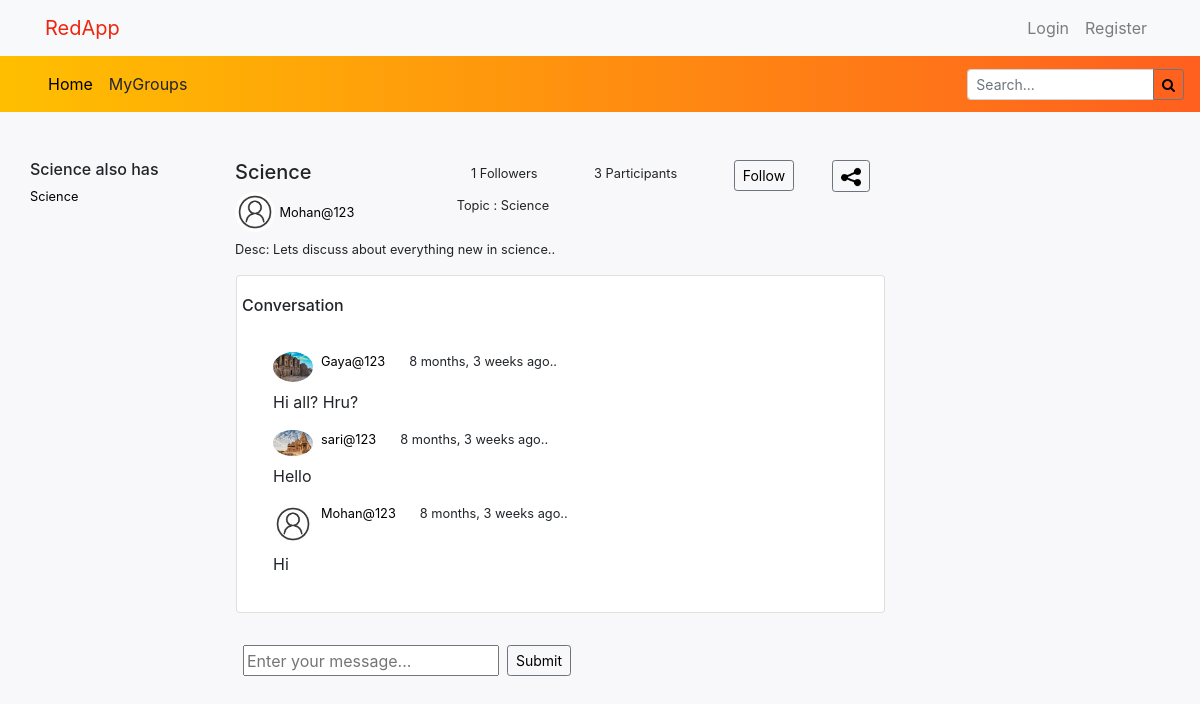
Page /room/3/ on the committed database.
### app/models.py (models this page shows, shortened)
class Rooms(models.Model):
    topic=models.ForeignKey(Topic, on_delete=models.SET_NULL,null=True)
    host=models.ForeignKey(User, on_delete=models.SET_NULL,null=True)
    title = models.CharField(max_length=100)
    desc = models.TextField(null=True,blank=True)
    participants=models.ManyToManyField(User,related_name='participants',blank=True)
    updated=models.DateTimeField(auto_now=True)
    created=models.DateTimeField(auto_now_add=True)
    class Meta:
        ordering = ['-updated', '-created']

class Topic(models.Model):
    title=models.CharField(max_length=100)
    def __str__(self):
        return self.title

class User(AbstractUser):
    profile_photo=models.ImageField(upload_to="app/files/propics",blank=True,null=True)
    Bio=models.TextField(max_length=100,null=True,blank=True)
    def __str__(self):
        return self.username

class Message(models.Model):
    user_name=models.ForeignKey(User,on_delete=models.CASCADE)
    room=models.ForeignKey(Rooms,on_delete=models.CASCADE)
    body=models.TextField()
    updated=models.DateTimeField(auto_now=True)
    created=models.DateTimeField(auto_now_add=True)

### app/views.py (the view, shortened to what this page needs)
# urls.py: path('room/<str:p>/',views.room,name='room'),
@cache_control(no_cache=True, must_revalidate=True, no_store=True)
def room(request,p):
    l=Rooms.objects.get(id=p)
    messages=Message.objects.filter(room=l).order_by('-created')
    r=Rooms.objects.filter(topic=l.topic)
    fol=False
    folow=par=gr=g=j=0
    d=1
    if request.user.is_authenticated:
        if Follower.objects.filter(follower=request.user,following=l).first():
            fol=True
        else:
            fol=False
    g=Follower.objects.filter(following=l)
    f=Follower.objects.filter(following=l)
    part=l.participants.all()
    f_count=f.count()
    m_count=messages.count()
    g1=groups(request)
    p_count=part.count()
    if l.desc=='':
        d=0
    context={'l':l,'m':messages,'d':d,'p':part,'f_count':f_count,'p_count':p_count,'fol':fol,'f':f,'par':par,'folow':folow,'r':r,'gr':gr,'g':g,'g1':g1}
    return render(request,'room.html',context)

### app/views.py (called while the page is built)
def groups(request):
    g=0
    if request.user.is_authenticated:
        g=Follower.objects.filter(follower=request.user)
    return g

### templates/room.html (shortened to what this page needs)
{% include 'base+bar.html'%}
{% load social_share %}
{%block context%}
    <div class="container">
      <div class="row gx-10 ">
        <div class="col-lg-2">
          <br><br>
          {%if gr is 1%}
          <div class="row">
            <h6>Groups following</h6>
          </div>
          {%if g is not NONE%}
            {%for g in g%}
            <div class="row">
            <small><a href="/room/{{g.following.id}}/">{{g.following.title}}</a></small>
            </div>
            <br>
            {%endfor%}
            {%endif%}
          {%else%}
          <div class="row">
            <h6>{{l.topic}} also has</h6>
          </div>
            {%if r is not NONE%}
            {%for r in r%}
            <div class="row">
            <small><a href="/room/{{r.id}}/">{{r.title}}</a></small>
            </div>
            <br>
            {%endfor%}
            {%endif%}
            {%endif%}
          </div>
        <div class="col-lg-7">
          <br><br>
          <div class="row">
          <div class="col-lg-4">
            <h5>{{l.title}}</h5>
          </div>
          <div class="col-lg-2 d-flex justify-content-end">
            <form method="post" action="" id="submit1">
            <div class="submit1 forward" style="cursor: pointer;"><small>{{f_count}} Followers</small></div>
         </form>
          </div>
          <div class="col-lg-3 d-flex justify-content-center">
            <form method="post" action="" id="submit2">
            <div class="submit2 forward" style="cursor: pointer;"><small>{{p_count}} Participants</small></div>
          </form>
          </div>
          <div class="col-lg-2">
            {%if fol is False%}
            <form method="post" action="/follow/">
              <input class="btn btn-sm btn-outline-secondary " style="color:black;" type="submit" value="Follow"/>
            </form>
            {%else%}
              <form method="post" action="/unfollow/">
              {%csrf_token %}
              <input type="hidden" value={{l.id}} name="following"/>
              <input class="btn btn-sm btn-outline-secondary " style="color:black;" type="submit" value="Unfollow"/>
               </form>
            {%endif%}
          </div>
          <div class="col-lg-1">
            <div class="dropdown">
            <div class="dropdown d-flex justify-content-end">
                <button class="btn btn-sm btn-outline-secondary" type="button" id="dropdown" data-toggle="dropdown" >
                  <img src="/app/files/default/share.png" alt="share"  width="20px">
                </button>
            </div>
            </div>
          </div>
          </div>
          <div class="row mb-2">
            <div class="col-lg-4">
              {%if l.host.profile_photo.url is not NONE%}
                <img src={{l.host.profile_photo.url}} alt="profile picture" class="rounded-circle"  width="40px">
                {%else%}
                <img src="/app/files/default/profile photo.jpg" alt="profile picture" class="rounded-circle"  width="40px">
                {%endif%}
              <small><a href="/profile/{{l.host}}/">{{l.host}}</a></small>
            </div>
            <div class="col-lg-4 ">
              <small>Topic : {{l.topic}}</small>
            </div>
          </div>
          <div class="row ml-auto mb-3">
            {%if not l.desc %}
            <small><div class="card-text">Desc: No desc</div></small>
            {%else%}
            <small><div class="card-text">Desc: {{l.desc}}</div></small>
            {%endif%}
          </div>
          <div class="row mb-3">
            <div class="card w-100 mb-3 ml-3">
              <div class="card-body">
                <div class="row mb-3">
                  <div class="card-title "><h6>Conversation</h6></div>
                </div>
                {%for m1 in m%}
                {%if m1.user_name.id is not request.user.id%}
                <div class="row mb-2 ml-3">
                {%if m1.user_name.profile_photo.url is not NONE%}
                <img src={{m1.user_name.profile_photo.url}} alt="profile picture" class="rounded-circle"  width="40px">
                {%else%}
                <img src="/app/files/default/profile photo.jpg" alt="profile picture" class="rounded-circle"  width="40px">
                {%endif%}
                <small><div class="card-text ml-2 d-flex justify-content-center "><a href="/profile/{{m1.user_name}}/">{{m1.user_name}}</a></small></div>
                <small><div class="card-text ml-4">{{m1.created|timesince}} ago..</div></small>
                </div>
                <div class="row ml-3 mb-3">
                  <div class="card-text">{{m1.body}}</div>
                </div>
                  {%endif%}
               {%endfor%}
              </div>
            </div>
          </div>
          <div class='row ml-2'>
          <div class="form-group ">
            <form autocomplete="off" method='POST' action='' id="submit3">
              <div class="row ml-auto">
              <input class="form-control-textarea" name ="Message" placeholder="Enter your message..." />
              <div class="submit3"><button class="btn  btn-sm btn-outline-secondary ml-2" style="color:black;" name="message"> Submit</button></div>
              </div>
            </form>
          </div>
        </div>
        <div class="col-lg-3">
          <br><br>
              </div>
{%endblock%}

### rows in the picture
Rooms: topic "Science", title "Science", host "Mohan@123", desc "Lets discuss about everything new in science.."
Message: user_name.profile_photo (picture), user_name "Gaya@123", created "8 months, 3 weeks", body "Hi all? Hru?"
Message: user_name.profile_photo (picture), user_name "sari@123", created "8 months, 3 weeks", body "Hello"
Message: user_name "Mohan@123", created "8 months, 3 weeks", body "Hi"

### other values in the picture
{{ f_count }} "1"
{{ p_count }} "3"
